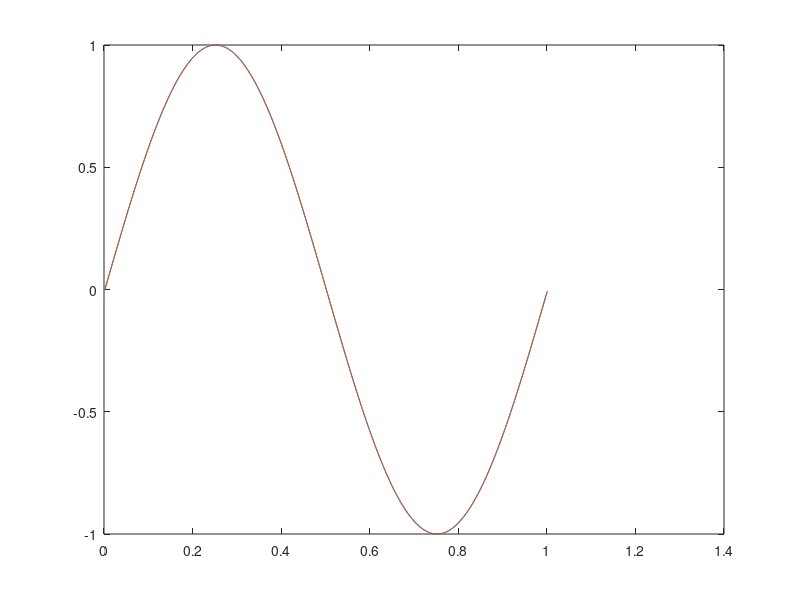

This chart was generated by the following MATLAB code:
%{
Pedro Henrique Diehl
Controle Preditivo
Controlador OSAP -  One Sample Ahead Predictive
%}
clc, close all, clear all

fs = 10^3;
Ts = 1 / fs;

simulation_time = 1;
simulation_time_array = 0:Ts:simulation_time;

r = [0 0];
e = [0 0];
y = [0 0];
ym = [0];
u = [0 0];
t = [0 0];

am = 0.5;
km = 0.5;
a = 0.1;
b = 0.1;

fsin = fs / fs;
wn = 2 * pi * fsin;
A = 1;

for k = 2:length(simulation_time_array) - 1
    t(k) = k * Ts;
    r(k) = A * sin(wn * t(k));

    ym(k) = am * ym(k -1 ) + km * r(k - 1);
    ym(k + 1) = am * ym(k) + km * r(k);
 
    y(k) = a * u(k - 1) + b * y(k - 1);
    u(k) = (ym(k + 1) - b * y(k)) / a;
end

y(k + 1) = y(k);
t(k + 1) = (k + 1) * Ts;
plot(t, ym)
hold
plot(t, y)
